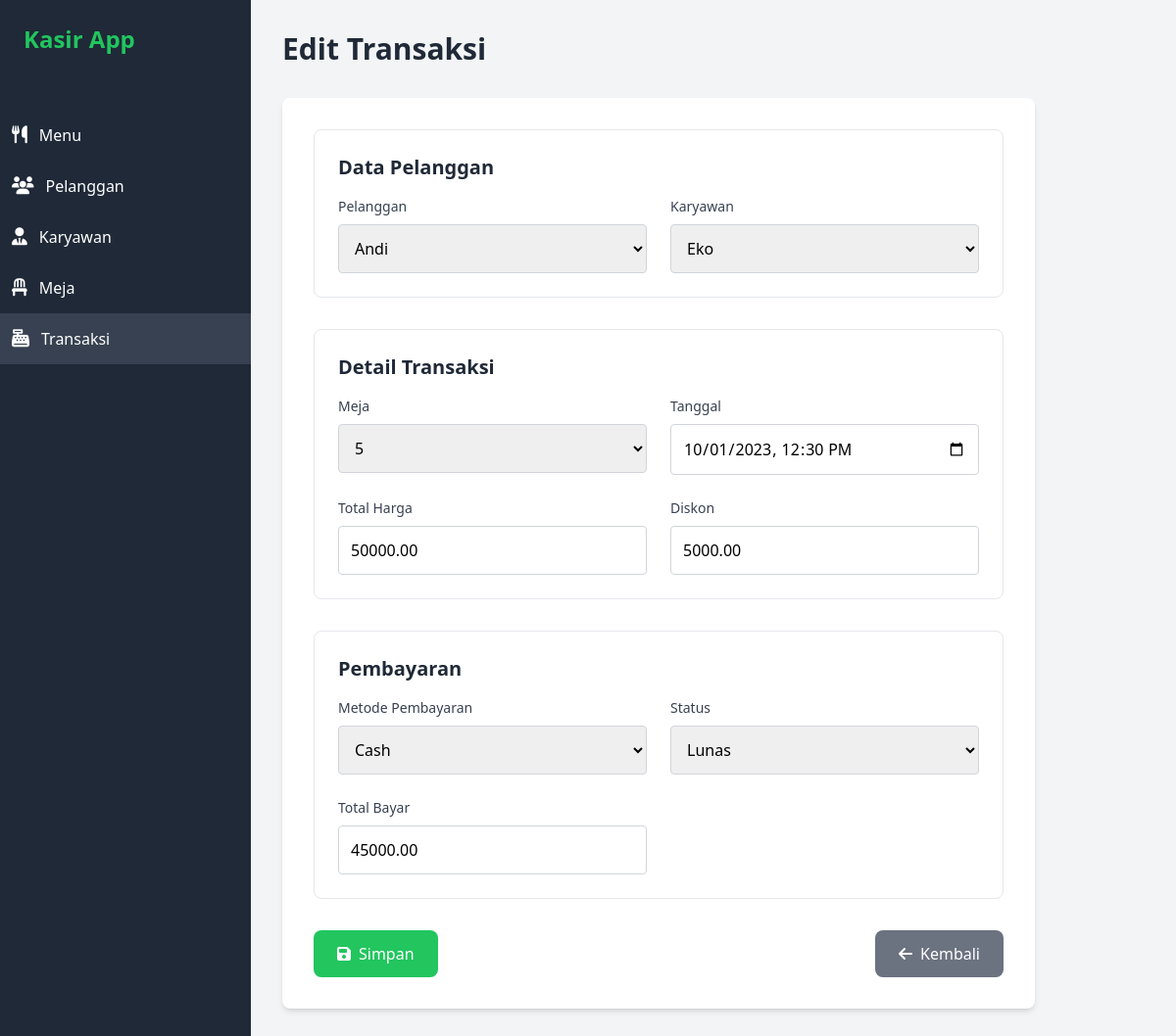
The app's page /transaksi/edit.php?id=1 with its own data.
### tables this page shows
CREATE TABLE transaksi (
    id_transaksi INT AUTO_INCREMENT PRIMARY KEY,
    id_pelanggan INT,
    id_karyawan INT,
    id_meja INT,
    tanggal DATETIME NOT NULL,
    total_harga DECIMAL(10,2) NOT NULL,
    diskon DECIMAL(10,2) DEFAULT 0,
    total_bayar DECIMAL(10,2) NOT NULL,
    metode_pembayaran ENUM('Cash', 'Debit', 'QRIS', 'Transfer') NOT NULL,
    status ENUM('Lunas', 'Pending') NOT NULL DEFAULT 'Pending',
    uang_dibayar DECIMAL(10,2),  
    kembalian DECIMAL(10,2),     
    FOREIGN KEY (id_pelanggan) REFERENCES pelanggan(id_pelanggan),
    FOREIGN KEY (id_karyawan) REFERENCES karyawan(id_karyawan),
    FOREIGN KEY (id_meja) REFERENCES meja(id_meja)
);

CREATE TABLE pelanggan (
    id_pelanggan INT AUTO_INCREMENT PRIMARY KEY,
    nama_pelanggan VARCHAR(100) NOT NULL,
    no_telepon VARCHAR(15),
    alamat TEXT,
    email VARCHAR(100),
    poin_reward INT DEFAULT 0
);

CREATE TABLE karyawan (
    id_karyawan INT AUTO_INCREMENT PRIMARY KEY,
    nama_karyawan VARCHAR(100) NOT NULL,
    no_telepon VARCHAR(15),
    email VARCHAR(100),
    jabatan ENUM('Kasir', 'Chef', 'Waiter', 'Manager') NOT NULL,
    gaji DECIMAL(10,2) NOT NULL,
    tanggal_masuk DATE NOT NULL
);

CREATE TABLE meja (
    id_meja INT AUTO_INCREMENT PRIMARY KEY,
    nomor_meja INT NOT NULL,
    kapasitas INT NOT NULL,
    status ENUM('Kosong', 'Terisi') NOT NULL DEFAULT 'Kosong'
);

### transaksi/edit.php (the view, shortened to what this page needs)
<?php
include '../includes/db.php';
$id_transaksi = $_GET['id'] ?? null;
$sql = "SELECT * FROM transaksi WHERE id_transaksi=$id_transaksi";
$result = $conn->query($sql);
$transaksi = $result->fetch_assoc();
$sql_pelanggan = "SELECT id_pelanggan, nama_pelanggan FROM pelanggan";
$pelanggan_result = $conn->query($sql_pelanggan);
$sql_karyawan = "SELECT id_karyawan, nama_karyawan FROM karyawan";
$karyawan_result = $conn->query($sql_karyawan);
$sql_meja = "SELECT id_meja, nomor_meja FROM meja";
$meja_result = $conn->query($sql_meja);
?>
<!DOCTYPE html>
<html lang="en">
<head>
    <link rel="stylesheet" href="https://cdnjs.cloudflare.com/ajax/libs/font-awesome/6.5.1/css/all.min.css">
    <script src="https://cdn.tailwindcss.com"></script>
</head>
<body class="bg-gray-100">
    <div class="w-64 bg-gray-800 text-white min-h-screen fixed top-0 left-0">
        <div class="p-6">
            <h1 class="text-2xl font-bold text-green-500">Kasir App</h1>
        </div>
        <ul class="mt-8">
            <li class="p-3 hover:bg-gray-700 cursor-pointer flex items-center gap-3">
                <i class="fas fa-utensils text-lg"></i>
                <a href="../menu/menu.php" class="block flex-grow">Menu</a>
            </li>
            <li class="p-3 hover:bg-gray-700 cursor-pointer flex items-center gap-3">
                <i class="fas fa-users text-lg"></i>
                <a href="../pelanggan/pelanggan.php" class="block flex-grow">Pelanggan</a>
            </li>
            <li class="p-3 hover:bg-gray-700 cursor-pointer flex items-center gap-3">
                <i class="fas fa-user-tie text-lg"></i>
                <a href="../karyawan/karyawan.php" class="block flex-grow">Karyawan</a>
            </li>
            <li class="p-3 hover:bg-gray-700 cursor-pointer flex items-center gap-3">
                <i class="fas fa-chair text-lg"></i>
                <a href="../meja/meja.php" class="block flex-grow">Meja</a>
            </li>
            <li class="p-3 hover:bg-gray-700 cursor-pointer flex items-center gap-3 bg-gray-700">
                <i class="fas fa-cash-register text-lg"></i>
                <a href="../transaksi/transaksi.php" class="block flex-grow">Transaksi</a>
            </li>
        </ul>
    </div>
    <div class="ml-64 p-8">
        <h1 class="text-3xl font-bold text-gray-800 mb-8">Edit Transaksi</h1>
        <form method="POST" class="bg-white shadow-md rounded-lg p-8 max-w-3xl space-y-8">
            <div class="border border-gray-200 rounded-lg p-6">
                <h2 class="text-xl font-bold text-gray-800 mb-4">Data Pelanggan</h2>
                <div class="grid grid-cols-1 md:grid-cols-2 gap-6">
                    <div>
                        <label class="block text-sm font-medium text-gray-700 mb-2">Pelanggan</label>
                        <select name="id_pelanggan" class="w-full p-3 border border-gray-300 rounded focus:outline-none focus:ring-2 focus:ring-green-500" required>
                            <?php while ($row = $pelanggan_result->fetch_assoc()): ?>
                            <option value="<?php echo $row['id_pelanggan']; ?>" <?php echo $row['id_pelanggan'] == $transaksi['id_pelanggan'] ? 'selected' : ''; ?>>
                                <?php echo htmlspecialchars($row['nama_pelanggan']); ?>
                            </option>
                            <?php endwhile; ?>
                        </select>
                    </div>
                    <div>
                        <label class="block text-sm font-medium text-gray-700 mb-2">Karyawan</label>
                        <select name="id_karyawan" class="w-full p-3 border border-gray-300 rounded focus:outline-none focus:ring-2 focus:ring-green-500" required>
                            <?php while ($row = $karyawan_result->fetch_assoc()): ?>
                            <option value="<?php echo $row['id_karyawan']; ?>" <?php echo $row['id_karyawan'] == $transaksi['id_karyawan'] ? 'selected' : ''; ?>>
                                <?php echo htmlspecialchars($row['nama_karyawan']); ?>
                            </option>
                            <?php endwhile; ?>
                        </select>
                    </div>
                </div>
            </div>
            <div class="border border-gray-200 rounded-lg p-6">
                <h2 class="text-xl font-bold text-gray-800 mb-4">Detail Transaksi</h2>
                <div class="grid grid-cols-1 md:grid-cols-2 gap-6">
                    <div>
                        <label class="block text-sm font-medium text-gray-700 mb-2">Meja</label>
                        <select name="id_meja" class="w-full p-3 border border-gray-300 rounded focus:outline-none focus:ring-2 focus:ring-green-500" required>
                            <?php while ($row = $meja_result->fetch_assoc()): ?>
                            <option value="<?php echo $row['id_meja']; ?>" <?php echo $row['id_meja'] == $transaksi['id_meja'] ? 'selected' : ''; ?>>
                                <?php echo htmlspecialchars($row['nomor_meja']); ?>
                            </option>
                            <?php endwhile; ?>
                        </select>
                    </div>
                    <div>
                        <label class="block text-sm font-medium text-gray-700 mb-2">Tanggal</label>
                        <input type="datetime-local" name="tanggal" value="<?php echo htmlspecialchars(date('Y-m-d\TH:i', strtotime($transaksi['tanggal']))); ?>" class="w-full p-3 border border-gray-300 rounded focus:outline-none focus:ring-2 focus:ring-green-500" required>
                    </div>
                    <div>
                        <label class="block text-sm font-medium text-gray-700 mb-2">Total Harga</label>
                        <input type="number" name="total_harga" value="<?php echo htmlspecialchars($transaksi['total_harga']); ?>" class="w-full p-3 border border-gray-300 rounded focus:outline-none focus:ring-2 focus:ring-green-500" required>
                    </div>
                    <div>
                        <label class="block text-sm font-medium text-gray-700 mb-2">Diskon</label>
                        <input type="number" name="diskon" value="<?php echo htmlspecialchars($transaksi['diskon']); ?>" class="w-full p-3 border border-gray-300 rounded focus:outline-none focus:ring-2 focus:ring-green-500" min="0">
                    </div>
                </div>
            </div>
            <div class="border border-gray-200 rounded-lg p-6">
                <h2 class="text-xl font-bold text-gray-800 mb-4">Pembayaran</h2>
                <div class="grid grid-cols-1 md:grid-cols-2 gap-6">
                    <div>
                        <label class="block text-sm font-medium text-gray-700 mb-2">Metode Pembayaran</label>
                        <select name="metode_pembayaran" class="w-full p-3 border border-gray-300 rounded focus:outline-none focus:ring-2 focus:ring-green-500">
                            <option value="Cash" <?php echo $transaksi['metode_pembayaran'] == 'Cash' ? 'selected' : ''; ?>>Cash</option>
                        </select>
                    </div>
                    <div>
                        <label class="block text-sm font-medium text-gray-700 mb-2">Status</label>
                        <select name="status" class="w-full p-3 border border-gray-300 rounded focus:outline-none focus:ring-2 focus:ring-green-500">
                            <option value="Lunas" <?php echo $transaksi['status'] == 'Lunas' ? 'selected' : ''; ?>>Lunas</option>
                        </select>
                    </div>
                    <div>
                        <label class="block text-sm font-medium text-gray-700 mb-2">Total Bayar</label>
                        <input type="number" name="total_bayar" value="<?php echo htmlspecialchars($transaksi['total_bayar']); ?>" class="w-full p-3 border border-gray-300 rounded focus:outline-none focus:ring-2 focus:ring-green-500" min="0" required>
                    </div>
                </div>
            </div>
            <div class="flex justify-between">
                <button type="submit" name="update" class="bg-green-500 text-white px-6 py-3 rounded-lg flex items-center gap-2 hover:bg-green-600 transition duration-300">
                    <i class="fas fa-save"></i>
                    <span>Simpan</span>
                </button>
                <a href="transaksi.php" class="bg-gray-500 text-white px-6 py-3 rounded-lg flex items-center gap-2 hover:bg-gray-600 transition duration-300">
                    <i class="fas fa-arrow-left"></i>
                    <span>Kembali</span>
                </a>
            </div>
        </form>
    </div>
</body>
</html>

### records on screen
transaksi: id_pelanggan "Andi", id_karyawan "Eko", id_meja "5", tanggal "10/01/2023 12:30", total_harga "50000.00", diskon "5000.00", metode_pembayaran "Cash", status "Lunas", total_bayar "45000.00"
